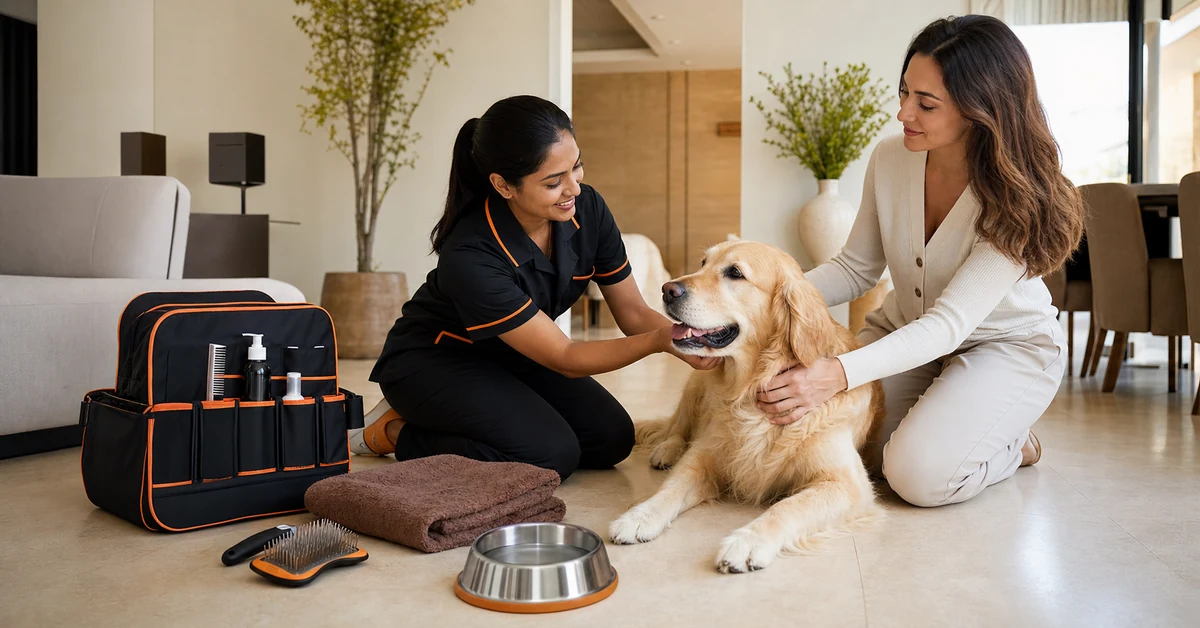
#> input picture legacy/site-workflows/blog-v1/sample/prepare-pet-mobile-grooming-dubai.webp, 1200 x 628 px
$ python prepare-seo-image.py ../legacy/site-workflows/blog-v1/sample/prepare-pet-mobile-grooming-dubai.webp out.png --ratio 16:9
#> lines starting #> are read from the running program, lines starting #| are printed output that depends on the picture
#> in main, image is the input picture: PIL image 1200x628 RGB; mean R, G, B 145.3, 128.9, 112.1
#!/usr/bin/env python3
import argparse
from pathlib import Path

from PIL import Image


def crop_to_ratio(image, target_ratio):
#> called with target_ratio = 1.78
    width, height = image.size
#> width = 1200; height = 628
    current_ratio = width / height
#> current_ratio = 1.91
    if current_ratio > target_ratio:
        crop_width = round(height * target_ratio)
#> crop_width = 1116
        left = (width - crop_width) // 2
#> left = 42
        return image.crop((left, 0, left + crop_width, height))
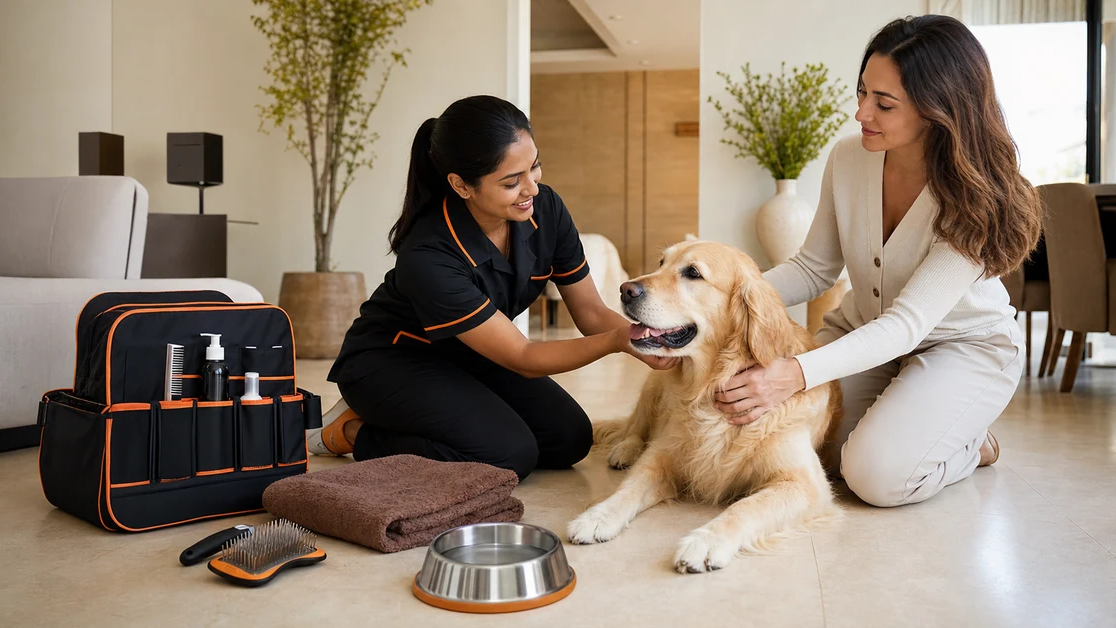
#> returned value: PIL image 1116x628 RGB; mean R, G, B 146.2, 129.3, 112.2
    crop_height = round(width / target_ratio)
    top = (height - crop_height) // 2
    return image.crop((0, top, width, top + crop_height))


def main():
    parser = argparse.ArgumentParser(description="Prepare an AI-assisted SEO image as an exact-ratio WebP.")
    parser.add_argument("source")
    parser.add_argument("destination")
    parser.add_argument("--ratio", choices=("16:9", "4:3"), required=True)
    args = parser.parse_args()

    target_size = (1600, 900) if args.ratio == "16:9" else (1200, 900)
    target_ratio = target_size[0] / target_size[1]
    destination = Path(args.destination)
    destination.parent.mkdir(parents=True, exist_ok=True)

    with Image.open(args.source) as image:
        prepared = crop_to_ratio(image.convert("RGB"), target_ratio)
        prepared.thumbnail(target_size, Image.Resampling.LANCZOS)
        if destination.suffix.lower() == ".png":
            prepared.save(destination, "PNG", optimize=True)
        else:
            prepared.save(destination, "WEBP", quality=88, method=4)

    with Image.open(destination) as result:
        print(f"{destination}\t{result.width}x{result.height}")
#| out.png	1116x628


if __name__ == "__main__":
    main()
